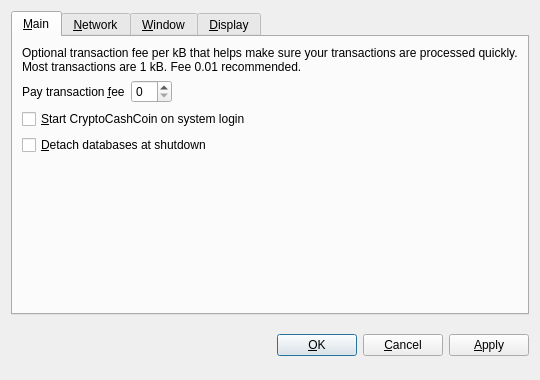
<?xml version="1.0" encoding="UTF-8"?>
<ui version="4.0">
 <class>OptionsDialog</class>
 <widget class="QDialog" name="OptionsDialog">
  <property name="geometry">
   <rect>
    <x>0</x>
    <y>0</y>
    <width>540</width>
    <height>380</height>
   </rect>
  </property>
  <property name="windowTitle">
   <string>Options</string>
  </property>
  <property name="modal">
   <bool>true</bool>
  </property>
  <layout class="QVBoxLayout" name="verticalLayout">
   <item>
    <widget class="QTabWidget" name="tabWidget">
     <property name="tabPosition">
      <enum>QTabWidget::North</enum>
     </property>
     <property name="currentIndex">
      <number>0</number>
     </property>
     <widget class="QWidget" name="tabMain">
      <attribute name="title">
       <string>&amp;Main</string>
      </attribute>
      <layout class="QVBoxLayout" name="verticalLayout_Main">
       <item>
        <widget class="QLabel" name="transactionFeeInfoLabel">
         <property name="text">
          <string>Optional transaction fee per kB that helps make sure your transactions are processed quickly. Most transactions are 1 kB. Fee 0.01 recommended.</string>
         </property>
         <property name="textFormat">
          <enum>Qt::PlainText</enum>
         </property>
         <property name="wordWrap">
          <bool>true</bool>
         </property>
        </widget>
       </item>
       <item>
        <layout class="QHBoxLayout" name="horizontalLayout_Main">
         <item>
          <widget class="QLabel" name="transactionFeeLabel">
           <property name="text">
            <string>Pay transaction &amp;fee</string>
           </property>
           <property name="textFormat">
            <enum>Qt::PlainText</enum>
           </property>
           <property name="buddy">
            <cstring>transactionFee</cstring>
           </property>
          </widget>
         </item>
         <item>
          <widget class="BitcoinAmountField" name="transactionFee"/>
         </item>
         <item>
          <spacer name="horizontalSpacer_Main">
           <property name="orientation">
            <enum>Qt::Horizontal</enum>
           </property>
           <property name="sizeHint" stdset="0">
            <size>
             <width>40</width>
             <height>20</height>
            </size>
           </property>
          </spacer>
         </item>
        </layout>
       </item>
       <item>
        <widget class="QCheckBox" name="bitcoinAtStartup">
         <property name="toolTip">
          <string>Automatically start CryptoCashCoin after logging in to the system.</string>
         </property>
         <property name="text">
          <string>&amp;Start CryptoCashCoin on system login</string>
         </property>
        </widget>
       </item>
       <item>
        <widget class="QCheckBox" name="detachDatabases">
         <property name="toolTip">
          <string>Detach block and address databases at shutdown. This means they can be moved to another data directory, but it slows down shutdown. The wallet is always detached.</string>
         </property>
         <property name="text">
          <string>&amp;Detach databases at shutdown</string>
         </property>
        </widget>
       </item>
       <item>
        <spacer name="verticalSpacer_Main">
         <property name="orientation">
          <enum>Qt::Vertical</enum>
         </property>
         <property name="sizeHint" stdset="0">
          <size>
           <width>20</width>
           <height>40</height>
          </size>
         </property>
        </spacer>
       </item>
      </layout>
     </widget>
     <widget class="QWidget" name="tabNetwork">
      <attribute name="title">
       <string>&amp;Network</string>
      </attribute>
      <layout class="QVBoxLayout" name="verticalLayout_Network">
       <item>
        <widget class="QCheckBox" name="mapPortUpnp">
         <property name="toolTip">
          <string>Automatically open the CryptoCashCoin client port on the router. This only works when your router supports UPnP and it is enabled.</string>
         </property>
         <property name="text">
          <string>Map port using &amp;UPnP</string>
         </property>
        </widget>
       </item>
       <item>
        <widget class="QCheckBox" name="connectSocks">
         <property name="toolTip">
          <string>Connect to the CryptoCashCoin network through a SOCKS proxy (e.g. when connecting through Tor).</string>
         </property>
         <property name="text">
          <string>&amp;Connect through SOCKS proxy:</string>
         </property>
        </widget>
       </item>
       <item>
        <layout class="QHBoxLayout" name="horizontalLayout_Network">
         <item>
          <widget class="QLabel" name="proxyIpLabel">
           <property name="text">
            <string>Proxy &amp;IP:</string>
           </property>
           <property name="textFormat">
            <enum>Qt::PlainText</enum>
           </property>
           <property name="buddy">
            <cstring>proxyIp</cstring>
           </property>
          </widget>
         </item>
         <item>
          <widget class="QValidatedLineEdit" name="proxyIp">
           <property name="maximumSize">
            <size>
             <width>140</width>
             <height>16777215</height>
            </size>
           </property>
           <property name="toolTip">
            <string>IP address of the proxy (e.g. 127.0.0.1)</string>
           </property>
          </widget>
         </item>
         <item>
          <widget class="QLabel" name="proxyPortLabel">
           <property name="text">
            <string>&amp;Port:</string>
           </property>
           <property name="textFormat">
            <enum>Qt::PlainText</enum>
           </property>
           <property name="buddy">
            <cstring>proxyPort</cstring>
           </property>
          </widget>
         </item>
         <item>
          <widget class="QLineEdit" name="proxyPort">
           <property name="maximumSize">
            <size>
             <width>55</width>
             <height>16777215</height>
            </size>
           </property>
           <property name="toolTip">
            <string>Port of the proxy (e.g. 9050)</string>
           </property>
          </widget>
         </item>
         <item>
          <widget class="QLabel" name="socksVersionLabel">
           <property name="text">
            <string>SOCKS &amp;Version:</string>
           </property>
           <property name="textFormat">
            <enum>Qt::PlainText</enum>
           </property>
           <property name="buddy">
            <cstring>socksVersion</cstring>
           </property>
          </widget>
         </item>
         <item>
          <widget class="QValueComboBox" name="socksVersion">
           <property name="toolTip">
            <string>SOCKS version of the proxy (e.g. 5)</string>
           </property>
          </widget>
         </item>
         <item>
          <spacer name="horizontalSpacer_Network">
           <property name="orientation">
            <enum>Qt::Horizontal</enum>
           </property>
           <property name="sizeHint" stdset="0">
            <size>
             <width>40</width>
             <height>20</height>
            </size>
           </property>
          </spacer>
         </item>
        </layout>
       </item>
       <item>
        <spacer name="verticalSpacer_Network">
         <property name="orientation">
          <enum>Qt::Vertical</enum>
         </property>
         <property name="sizeHint" stdset="0">
          <size>
           <width>20</width>
           <height>40</height>
          </size>
         </property>
        </spacer>
       </item>
      </layout>
     </widget>
     <widget class="QWidget" name="tabWindow">
      <attribute name="title">
       <string>&amp;Window</string>
      </attribute>
      <layout class="QVBoxLayout" name="verticalLayout_Window">
       <item>
        <widget class="QCheckBox" name="minimizeToTray">
         <property name="toolTip">
          <string>Show only a tray icon after minimizing the window.</string>
         </property>
         <property name="text">
          <string>&amp;Minimize to the tray instead of the taskbar</string>
         </property>
        </widget>
       </item>
       <item>
        <widget class="QCheckBox" name="minimizeOnClose">
         <property name="toolTip">
          <string>Minimize instead of exit the application when the window is closed. When this option is enabled, the application will be closed only after selecting Quit in the menu.</string>
         </property>
         <property name="text">
          <string>M&amp;inimize on close</string>
         </property>
        </widget>
       </item>
       <item>
        <spacer name="verticalSpacer_Window">
         <property name="orientation">
          <enum>Qt::Vertical</enum>
         </property>
         <property name="sizeHint" stdset="0">
          <size>
           <width>20</width>
           <height>40</height>
          </size>
         </property>
        </spacer>
       </item>
      </layout>
     </widget>
     <widget class="QWidget" name="tabDisplay">
      <attribute name="title">
       <string>&amp;Display</string>
      </attribute>
      <layout class="QVBoxLayout" name="verticalLayout_Display">
       <item>
        <layout class="QHBoxLayout" name="horizontalLayout_1_Display">
         <item>
          <widget class="QLabel" name="langLabel">
           <property name="text">
            <string>User Interface &amp;language:</string>
           </property>
           <property name="textFormat">
            <enum>Qt::PlainText</enum>
           </property>
           <property name="buddy">
            <cstring>lang</cstring>
           </property>
          </widget>
         </item>
         <item>
          <widget class="QValueComboBox" name="lang">
           <property name="toolTip">
            <string>The user interface language can be set here. This setting will take effect after restarting CryptoCashCoin.</string>
           </property>
          </widget>
         </item>
        </layout>
       </item>
       <item>
        <layout class="QHBoxLayout" name="horizontalLayout_2_Display">
         <item>
          <widget class="QLabel" name="unitLabel">
           <property name="text">
            <string>&amp;Unit to show amounts in:</string>
           </property>
           <property name="textFormat">
            <enum>Qt::PlainText</enum>
           </property>
           <property name="buddy">
            <cstring>unit</cstring>
           </property>
          </widget>
         </item>
         <item>
          <widget class="QValueComboBox" name="unit">
           <property name="toolTip">
            <string>Choose the default subdivision unit to show in the interface and when sending coins.</string>
           </property>
          </widget>
         </item>
        </layout>
       </item>
       <item>
        <widget class="QCheckBox" name="displayAddresses">
         <property name="toolTip">
          <string>Whether to show CryptoCashCoin addresses in the transaction list or not.</string>
         </property>
         <property name="text">
          <string>&amp;Display addresses in transaction list</string>
         </property>
        </widget>
       </item>
       <item>
        <widget class="QCheckBox" name="coinControlFeatures">
         <property name="toolTip">
          <string>Whether to show coin control features or not.</string>
         </property>
         <property name="text">
          <string>Display coin &amp;control features (experts only!)</string>
         </property>
        </widget>
       </item>
       <item>
        <spacer name="verticalSpacer_Display">
         <property name="orientation">
          <enum>Qt::Vertical</enum>
         </property>
         <property name="sizeHint" stdset="0">
          <size>
           <width>20</width>
           <height>40</height>
          </size>
         </property>
        </spacer>
       </item>
      </layout>
     </widget>
    </widget>
   </item>
   <item>
    <layout class="QHBoxLayout" name="horizontalLayout_Buttons">
     <item>
      <spacer name="horizontalSpacer_1">
       <property name="orientation">
        <enum>Qt::Horizontal</enum>
       </property>
       <property name="sizeHint" stdset="0">
        <size>
         <width>40</width>
         <height>48</height>
        </size>
       </property>
      </spacer>
     </item>
     <item>
      <widget class="QLabel" name="statusLabel">
       <property name="font">
        <font>
         <weight>75</weight>
         <bold>true</bold>
        </font>
       </property>
       <property name="text">
        <string/>
       </property>
       <property name="textFormat">
        <enum>Qt::PlainText</enum>
       </property>
       <property name="wordWrap">
        <bool>true</bool>
       </property>
      </widget>
     </item>
     <item>
      <spacer name="horizontalSpacer_2">
       <property name="orientation">
        <enum>Qt::Horizontal</enum>
       </property>
       <property name="sizeHint" stdset="0">
        <size>
         <width>40</width>
         <height>48</height>
        </size>
       </property>
      </spacer>
     </item>
     <item>
      <widget class="QPushButton" name="okButton">
       <property name="text">
        <string>&amp;OK</string>
       </property>
      </widget>
     </item>
     <item>
      <widget class="QPushButton" name="cancelButton">
       <property name="text">
        <string>&amp;Cancel</string>
       </property>
       <property name="autoDefault">
        <bool>false</bool>
       </property>
      </widget>
     </item>
     <item>
      <widget class="QPushButton" name="applyButton">
       <property name="text">
        <string>&amp;Apply</string>
       </property>
       <property name="autoDefault">
        <bool>false</bool>
       </property>
      </widget>
     </item>
    </layout>
   </item>
  </layout>
 </widget>
 <customwidgets>
  <customwidget>
   <class>BitcoinAmountField</class>
   <extends>QSpinBox</extends>
   <header>bitcoinamountfield.h</header>
  </customwidget>
  <customwidget>
   <class>QValueComboBox</class>
   <extends>QComboBox</extends>
   <header>qvaluecombobox.h</header>
  </customwidget>
  <customwidget>
   <class>QValidatedLineEdit</class>
   <extends>QLineEdit</extends>
   <header>qvalidatedlineedit.h</header>
  </customwidget>
 </customwidgets>
 <resources/>
 <connections/>
</ui>
